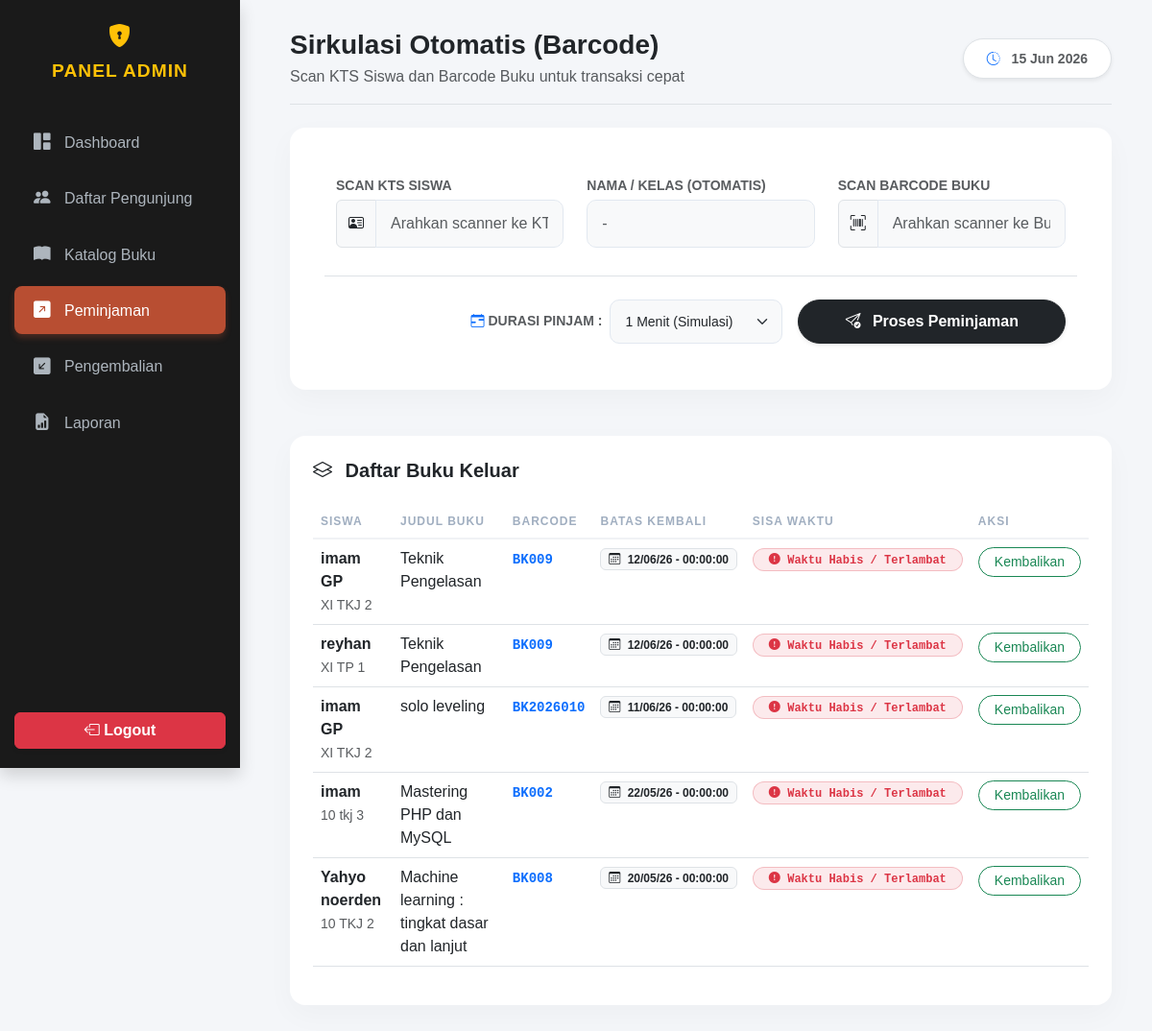
Screenshot of /admin/peminjaman.php (signed in) with the database file from the repository.
### tables this page shows
CREATE TABLE IF NOT EXISTS `peminjaman` (
  `id` int(11) NOT NULL AUTO_INCREMENT,
  `id_buku` int(11) NOT NULL,
  `nama_peminjam` varchar(100) NOT NULL,
  `kelas` varchar(50) NOT NULL,
  `tanggal_pinjam` date NOT NULL,
  `tanggal_kembali` date NOT NULL,
  `status` varchar(50) NOT NULL DEFAULT 'Dipinjam',
  PRIMARY KEY (`id`),
  KEY `id_buku` (`id_buku`)
);

CREATE TABLE IF NOT EXISTS `books` (
  `id` int(11) NOT NULL AUTO_INCREMENT,
  `barcode_buku` varchar(50) DEFAULT NULL,
  `title` varchar(255) NOT NULL,
  `author` varchar(150) DEFAULT NULL,
  `category` varchar(100) NOT NULL,
  `rak` varchar(50) DEFAULT NULL,
  `description` text NOT NULL,
  `cover` varchar(255) DEFAULT NULL,
  PRIMARY KEY (`id`),
  UNIQUE KEY `barcode_buku` (`barcode_buku`)
);

### admin/peminjaman.php (the view, shortened to what this page needs)
<?php
require_once '../config/koneksi.php';
$peminjaman_aktif = $mysqli->query("
    SELECT p.*, b.title, b.barcode_buku
    FROM peminjaman p
    JOIN books b ON p.id_buku = b.id
    WHERE p.status = 'Dipinjam'
    ORDER BY p.tanggal_pinjam DESC
");
?>
<!DOCTYPE html>
<html lang="id">
<head>
    <link href="https://cdn.jsdelivr.net/npm/bootstrap@5.3.0/dist/css/bootstrap.min.css" rel="stylesheet">
    <link rel="stylesheet" href="https://cdn.jsdelivr.net/npm/bootstrap-icons@1.10.5/font/bootstrap-icons.css">
</head>
<body>
    <?php include 'sidebar.php'; ?>
    <div class="main-content" style="margin-left: 260px; padding: 30px;">
        <div class="container-fluid pb-5">
            <div class="d-flex justify-content-between align-items-center mb-4 pb-3 border-bottom">
                <div>
                    <h3 class="fw-bold m-0 text-dark">Sirkulasi Otomatis (Barcode)</h3>
                    <p class="text-muted m-0 mt-1 fs-6">Scan KTS Siswa dan Barcode Buku untuk transaksi cepat</p>
                </div>
                <div class="bg-white px-4 py-2 rounded-pill shadow-sm border">
                    <span class="text-muted small fw-bold"><i class="bi bi-clock-history text-primary me-2"></i> <?= date('d M Y') ?></span>
                </div>
            </div>
            <div class="modern-card p-4 p-lg-5 mb-5">
                <form id="formSirkulasi" method="post">
                    <div class="row g-4">
                        <div class="col-md-4">
                            <label class="form-label small fw-bold text-muted mb-1">SCAN KTS SISWA</label>
                            <div class="input-group">
                                <span class="input-group-text"><i class="bi bi-person-vcard"></i></span>
                                <input type="text" name="nis" id="scan_kts" class="form-control" placeholder="Arahkan scanner ke KTS..." autofocus autocomplete="off" required>
                            </div>
                        </div>
                        <div class="col-md-4">
                            <label class="form-label small fw-bold text-muted mb-1">NAMA / KELAS (OTOMATIS)</label>
                            <input type="text" id="tampil_nama" class="form-control bg-light" readonly placeholder="-">
                        </div>
                        <div class="col-md-4">
                            <label class="form-label small fw-bold text-muted mb-1">SCAN BARCODE BUKU</label>
                            <div class="input-group">
                                <span class="input-group-text"><i class="bi bi-upc-scan"></i></span>
                                <input type="text" name="barcode_buku" id="scan_buku" class="form-control" placeholder="Arahkan scanner ke Buku..." autocomplete="off" required>
                            </div>
                        </div>
                    </div>
                    <div class="row mt-4 pt-4 border-top">
                        <div class="col-12 d-flex justify-content-end align-items-center gap-3">
                            <div class="d-flex align-items-center gap-2">
                                <label class="small fw-bold text-muted text-nowrap m-0"><i class="bi bi-calendar-range text-primary"></i> DURASI PINJAM :</label>
                                <select name="durasi_pilihan" class="form-select form-select-sm" style="width: 180px; height: 46px;">
                                    <option value="1_m" selected>1 Menit (Simulasi)</option>
                                </select>
                            </div>
                            <button type="submit" name="tambah_pinjam" class="btn btn-dark px-5 py-2.5 rounded-pill shadow-sm fw-bold" style="height: 46px;">
                                <i class="bi bi-send-check me-2"></i> Proses Peminjaman
                            </button>
                        </div>
                    </div>
                </form>
            </div>
            <div class="modern-card p-4">
                <h5 class="fw-bold mb-4 text-dark"><i class="bi bi-layers me-2"></i> Daftar Buku Keluar</h5>
                <div class="table-responsive">
                    <table class="table modern-table">
                        <thead>
                            <tr>
                                <th>Siswa</th>
                                <th>Judul Buku</th>
                                <th>Barcode</th>
                                <th>Batas Kembali</th>
                                <th>Sisa Waktu</th>
                                <th>Aksi</th>
                            </tr>
                        </thead>
                        <tbody>
                            <?php if($peminjaman_aktif->num_rows > 0): ?>
                                <?php while($p = $peminjaman_aktif->fetch_assoc()): ?>
                                <tr>
                                    <td>
                                        <span class="fw-bold d-block text-dark"><?= htmlspecialchars($p['nama_peminjam']) ?></span>
                                        <small class="text-muted"><?= htmlspecialchars($p['kelas']) ?></small>
                                    </td>
                                    <td><?= htmlspecialchars($p['title']) ?></td>
                                    <td><code class="text-primary fw-bold"><?= htmlspecialchars($p['barcode_buku']) ?></code></td>
                                    <td>
                                        <span class="badge bg-light text-dark border small">
                                            <i class="bi bi-calendar3 me-1"></i> <?= date('d/m/y - H:i:s', strtotime($p['tanggal_kembali'])) ?>
                                        </span>
                                    </td>
                                    <td>
                                        <span class="badge bg-success bg-opacity-10 text-success border border-success border-opacity-25 rounded-pill px-3 py-1.5 countdown-item"
                                              data-countdown="<?= date('c', strtotime($p['tanggal_kembali'])) ?>">
                                            <i class="bi bi-hourglass-split me-1 animate-spin"></i>
                                            <span class="countdown-text">Menghitung...</span>
                                        </span>
                                    </td>
                                    <td><a href="pengembalian.php" class="btn btn-sm btn-outline-success rounded-pill px-3">Kembalikan</a></td>
                                </tr>
                                <?php endwhile; ?>
                            <?php else: ?>
                                <tr>
                                    <td colspan="6" class="text-center py-4 text-muted">Belum ada sirkulasi buku dipinjam hari ini.</td>
                                </tr>
                            <?php endif; ?>
                        </tbody>
                    </table>
                </div>
            </div>
        </div>
    </div>
</body>
</html>

### admin/peminjaman.php (style rules this page uses)
body { background-color: #f8f9fa; }
.modern-card { border: none; border-radius: 16px; box-shadow: 0 10px 30px rgba(0,0,0,0.03); background: #ffffff; }
.form-control, .form-select { border-radius: 10px; padding: 12px 15px; border: 1px solid #e2e8f0; background-color: #f8f9fa; }
.modern-table th { text-transform: uppercase; font-size: 0.75rem; letter-spacing: 1px; color: #a0aec0; border-bottom: 2px solid #f0f2f5; }
.countdown-text { font-family: monospace; font-weight: bold; }

### admin/sidebar.php (style rules this page uses)
body { background-color: #f4f6f9; font-family: 'Poppins', sans-serif; overflow-x: hidden; }
.main-content { margin-left: 250px; padding: 30px; min-height: 100vh; }

### rows the page displays
peminjaman: nama_peminjam "imam GP", kelas "XI TKJ 2", id_buku.title "Teknik Pengelasan", id_buku.barcode_buku "BK009", tanggal_kembali "12/06/26 - 00:00:00"
peminjaman: nama_peminjam "reyhan", kelas "XI TP 1", id_buku.title "Teknik Pengelasan", id_buku.barcode_buku "BK009", tanggal_kembali "12/06/26 - 00:00:00"
peminjaman: nama_peminjam "imam GP", kelas "XI TKJ 2", id_buku.title "solo leveling", id_buku.barcode_buku "BK2026010", tanggal_kembali "11/06/26 - 00:00:00"
peminjaman: nama_peminjam "imam", kelas "10 tkj 3", id_buku.title "Mastering PHP dan MySQL", id_buku.barcode_buku "BK002", tanggal_kembali "22/05/26 - 00:00:00"
peminjaman: nama_peminjam "Yahyo noerden", kelas "10 TKJ 2", id_buku.title "Machine learning : tingkat dasar dan lanjut", id_buku.barcode_buku "BK008", tanggal_kembali "20/05/26 - 00:00:00"
